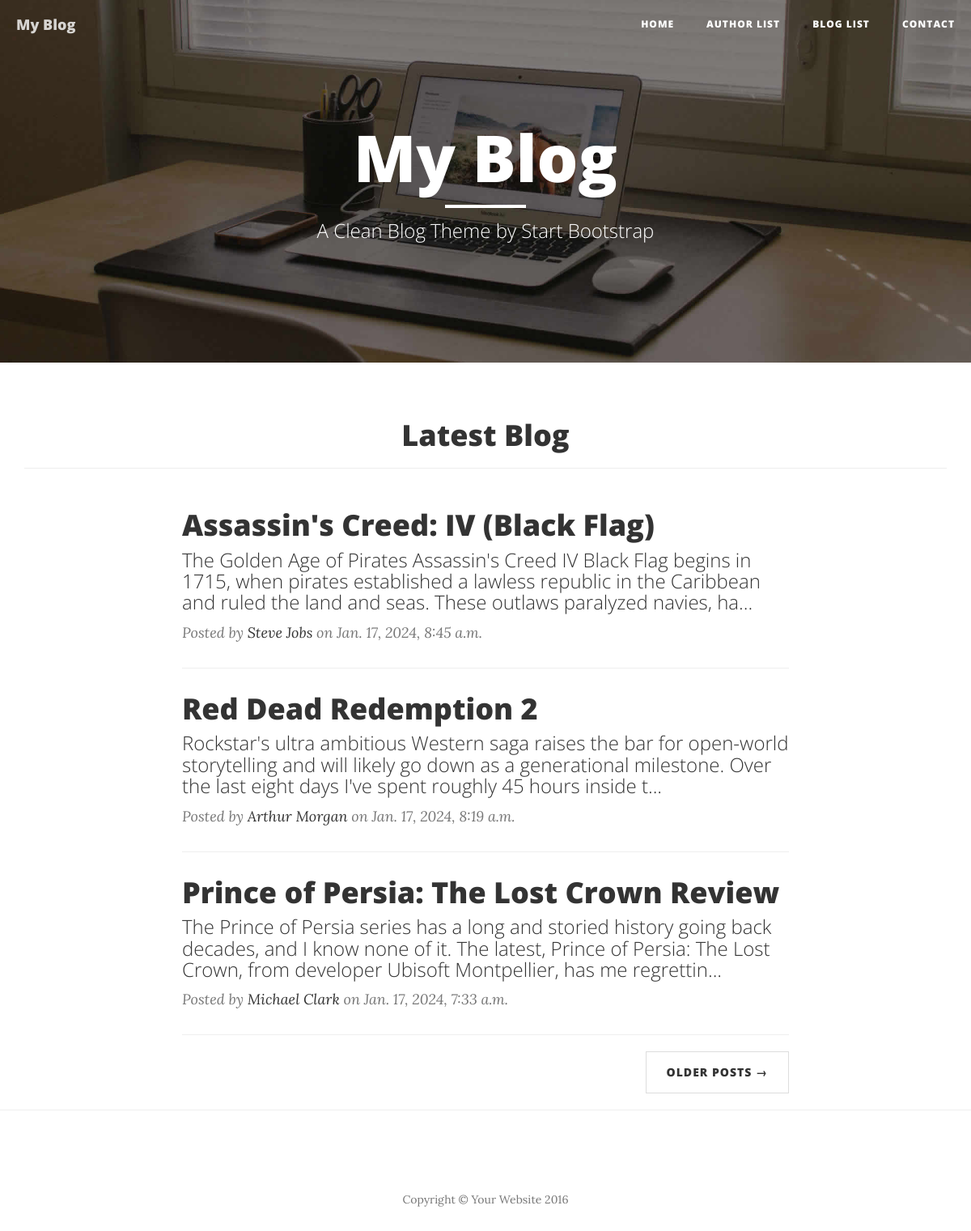
The page / on the database its author committed.
### blog/models.py (models this page shows, shortened)
class Blog(models.Model):
    title = models.CharField(max_length=200)
    author = models.ForeignKey(Author, on_delete=models.CASCADE)
    content = RichTextField()
    created_at = models.DateTimeField(auto_now_add=True)
    class Meta:
        ordering = ['-created_at']
    def snippet(self):
        return self.content[:200] + '...'

class Author(models.Model):
    name = models.CharField(max_length=200)
    email = models.EmailField()
    address = models.CharField(max_length=200)
    bio = RichTextField()
    added_at = models.DateTimeField(auto_now_add=True)
    def __str__(self):
        return self.name

### blog/views.py (the view)
# urls.py: path('', views.home, name='index'),
def home(request):
    blog = Blog.objects.all()[:3]
    context = {
        'blogs': blog,
    }
    return render(request, 'blog/index.html', context=context)

### blog/templates/blog/index.html
{% extends 'base.html' %}
{% block content %}
    <header class="intro-header" style="background-image: url('/static/img/home-bg.jpg')">
        <div class="container">
            <div class="row">
                <div class="col-lg-8 col-lg-offset-2 col-md-10 col-md-offset-1">
                    <div class="site-heading">
                        <h1>My Blog</h1>
                        <hr class="small">
                        <span class="subheading">A Clean Blog Theme by Start Bootstrap</span>
                    </div>
                </div>
            </div>
        </div>
    </header>
    <div class="container">
        <h1 class="text-center">Latest Blog</h1>
        <hr>
        <div class="row">
            <div class="col-lg-8 col-lg-offset-2 col-md-10 col-md-offset-1">
                {% for blog in blogs %}
                <div class="post-preview">
                    <a href="{% url 'blog:blog-detail' blog.id%}">
                        <h2 class="post-title">
                            {{ blog.title }}
                        </h2>
                        <h3 class="post-subtitle">
                            {% autoescape off %}
                            {{ blog.snippet }}
                            {% endautoescape %}
                        </h3>
                    </a>
                    <p class="post-meta">Posted by <a href="{% url 'blog:author-detail' blog.author.id%}">{{ blog.author }}</a> on {{ blog.created_at }}</p>
                </div>
                <hr>
                {% endfor %}
                <ul class="pager">
                    <li class="next">
                        <a href="{% url 'blog:blog-list' %}">Older Posts &rarr;</a>
                    </li>
                </ul>
            </div>
        </div>
    </div>
    <hr>
{% endblock %}

### templates/base.html (shortened to what this page needs)
{% load static %}
<!DOCTYPE html>
<html lang="en">
<head>
    <link href="{% static 'vendor/bootstrap/css/bootstrap.min.css' %}" rel="stylesheet">
    <link href="{% static 'css/clean-blog.min.css' %}" rel="stylesheet">
    <link href="{% static 'css/messages.css' %}" rel="stylesheet">
    <link href="{% static 'vendor/font-awesome/css/font-awesome.min.css' %}" rel="stylesheet" type="text/css">
</head>
<body>
    {% include 'includes/header.html' %}
    {% block content %}
    {% endblock %}
    {% include 'includes/footer.html' %}
</body>
</html>

### templates/includes/header.html (shortened to what this page needs)
<nav class="navbar navbar-default navbar-custom navbar-fixed-top">
    <div class="container-fluid">
        <div class="navbar-header page-scroll">
            <a class="navbar-brand" href="{% url 'blog:index' %}">My Blog</a>
        </div>
        <div class="collapse navbar-collapse" id="bs-example-navbar-collapse-1">
            <ul class="nav navbar-nav navbar-right">
                <li>
                    <a href="{% url 'blog:index' %}">Home</a>
                </li>
                <li>
                    <a href="{% url 'blog:author-list' %}">Author List</a>
                </li>
                <li>
                    <a href="{% url 'blog:blog-list' %}">Blog List</a>
                </li>
                <li>
                    <a href="contact.html">Contact</a>
                </li>
            </ul>
        </div>
    </div>
</nav>

### templates/includes/footer.html
<footer>
    <div class="container">
        <div class="row">
            <div class="col-lg-8 col-lg-offset-2 col-md-10 col-md-offset-1">
                <p class="copyright text-muted">Copyright &copy; Your Website 2016</p>
            </div>
        </div>
    </div>
</footer>

### rows shown on the page
Blog: title "Assassin's Creed: IV (Black Flag)", snippet "The Golden Age of Pirates Assassin's Creed IV Black Flag begins in 1715, when pirates established a lawless republic in the Caribbean and ruled the land and seas. These outlaws paralyzed navies, ha...", author "Steve Jobs", created_at "Jan. 17, 2024, 8:45 a.m."
Blog: title "Red Dead Redemption 2", snippet "Rockstar's ultra ambitious Western saga raises the bar for open-world storytelling and will likely go down as a generational milestone. Over the last eight days I've spent roughly 45 hours inside t...", author "Arthur Morgan", created_at "Jan. 17, 2024, 8:19 a.m."
Blog: title "Prince of Persia: The Lost Crown Review", snippet "The Prince of Persia series has a long and storied history going back decades, and I know none of it. The latest, Prince of Persia: The Lost Crown, from developer Ubisoft Montpellier, has me regrettin...", author "Michael Clark", created_at "Jan. 17, 2024, 7:33 a.m."
